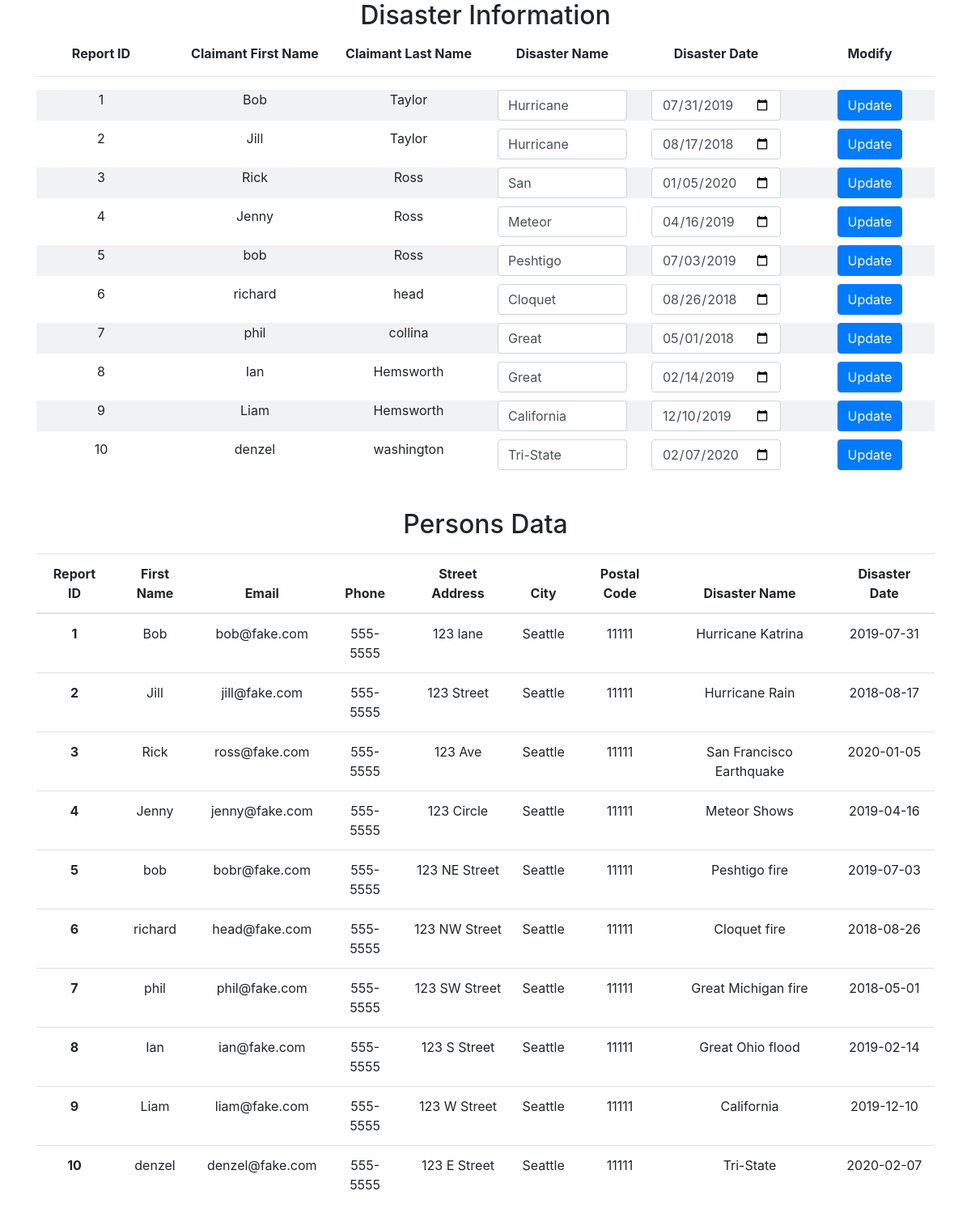
The page /DisasterDB-Reports/index.php on the database its author committed.
### tables this page shows
CREATE TABLE `Report` (
  `reportID` int(11) NOT NULL,
  `date` date NOT NULL
);

CREATE TABLE `Claimant` (
  `claimantID` int(10) NOT NULL,
  `firstName` varchar(255) NOT NULL,
  `lastName` varchar(255) NOT NULL,
  `email` varchar(255) DEFAULT NULL,
  `phone` varchar(14) DEFAULT NULL
);

CREATE TABLE `Disaster` (
  `disasterID` int(11) NOT NULL,
  `disasterDate` date NOT NULL,
  `disasterName` varchar(50) NOT NULL,
  `disasterTypeCategory` varchar(50) NOT NULL
);

CREATE TABLE `ClaimantAddress` (
  `addressID` int(10) NOT NULL,
  `streetAddress` varchar(255) DEFAULT NULL,
  `city` varchar(255) DEFAULT NULL,
  `stateCode` varchar(2) DEFAULT NULL,
  `postalCode` varchar(5) DEFAULT NULL,
  `country` varchar(80) DEFAULT NULL
);

### DisasterDB-Reports/php/get_disasters.php (called while the page is built, shortened)
<?php
$servername = "vergil.u.washington.edu";
$username = "root";
$password = "MarkisCool";
$dbname = "disasterdb";
$port = 20000;
$conn = new mysqli($servername, $username, $password, $dbname, $port);
$sql = "SELECT Report.reportID, Claimant.firstName, Claimant.lastName, Disaster.disasterDate, Disaster.disasterName, Disaster.disasterID
FROM Report INNER JOIN Claimant ON Report.reportID = Claimant.claimantID
INNER JOIN Disaster ON Report.reportID = Disaster.disasterID
ORDER BY Report.reportID";
$result = $conn->query($sql);
$disasters = array();
?>

### DisasterDB-Reports/php/get_person.php (called while the page is built, shortened)
<?php
$servername = "vergil.u.washington.edu";
$username = "root";
$password = "MarkisCool";
$dbname = "disasterdb";
$port = 20000;
$conn = new mysqli($servername, $username, $password, $dbname, $port);
$sql = "SELECT reportID, firstName, lastName, email, phone, streetAddress, city, postalCode, disasterName, disasterDate
FROM Report
INNER JOIN Claimant ON Report.reportID = Claimant.claimantID
INNER JOIN ClaimantAddress ON Claimant.claimantID = ClaimantAddress.addressID
INNER JOIN Disaster ON Report.reportID = Disaster.disasterID;";
$result = $conn->query($sql);
$persons = array();
?>

### DisasterDB-Reports/index.php (the view, shortened to what this page needs)
<!DOCTYPE html>
<html lang="en">
<head>
    <link rel="stylesheet" href="css/main.css">
    <link rel="stylesheet" href="https://stackpath.bootstrapcdn.com/bootstrap/4.5.0/css/bootstrap.min.css"
>
</head>
<body>
    <div class="container text-center">
        <h2 class="mb-3">Disaster Information</h2>
        <div class="row">
            <div class="col bold">Report ID</div>
            <div class="col bold">Claimant First Name</div>
            <div class="col bold">Claimant Last Name</div>
            <div class="col bold">Disaster Name</div>
            <div class="col bold">Disaster Date</div>
            <div class="col bold">Modify</div>
        </div>
        <hr>
        <div class="table mb-5">
            <?php
            require_once('php/get_disasters.php');
            foreach($disasters as $disaster) {
            echo '<form action="php/update_disaster.php" method="post">';
                echo '<div class="row">';
                echo '<div class="col">'.$disaster['reportId'].'</div>';
                echo '<div class="col">'.$disaster['firstName'].'</div>';
                echo '<div class="col">'.$disaster['lastName'].'</div>';
                echo '<div class="col"><input type="text" style={font-size: 8px !important;} class="form-control disaster-name" value='.$disaster['disasterName'].' name="disasterName" placeholder="Enter Disaster Name" required /></div>';
                echo '<div class="col"><input type="date" class="form-control" value='.$disaster['disasterDate'].' name="disasterDate" placeholder="Enter Disaster Date" required /></div>';
                echo '<div class="col"><input type="submit" class="btn btn-primary" value="Update" /></div>';
                echo '</div>';
            echo '</form>';
            }
        ?>
        </div>
        <h2 class="mb-3">Persons Data</h2>
        <table class="table">
            <thead>
                <tr>
                    <th scope="col">Report ID</th>
                    <th scope="col">First Name</th>
                    <th scope="col">Email</th>
                    <th scope="col">Phone</th>
                    <th scope="col">Street Address</th>
                    <th scope="col">City</th>
                    <th scope="col">Postal Code</th>
                    <th scope="col">Disaster Name</th>
                    <th scope="col">Disaster Date</th>
                </tr>
            </thead>
            <tbody>
                <?php
                    require_once('php/get_person.php');
                    foreach($persons as $person) {
                    echo '<tr>';
                    echo '<th scope="row">'.$person['reportId'].'</th>';
                    echo '<td>'.$person['firstName'].'</td>';
                    echo '<td>'.$person['email'].'</td>';
                    echo '<td>'.$person['phone'].'</td>';
                    echo '<td>'.$person['streetAddress'].'</td>';
                    echo '<td>'.$person['city'].'</td>';
                    echo '<td>'.$person['postalCode'].'</td>';
                    echo '<td>'.$person['disasterName'].'</td>';
		    echo '<td>'.$person['disasterDate'].'</td>';
                    echo '</tr>';
                    }
                ?>
            </tbody>
        </table>
    </div>
</body>
</html>

### DisasterDB-Reports/css/main.css (style rules this page uses)
.table > form:nth-child(odd) { background-color: rgba(112, 128, 144, 0.1); }
.table >form:not(:last-child) { margin-bottom: 10px; }
.bold { font-weight: bold; }

### rows shown on the page
report: reportID "1", claimant.firstName "Bob", claimant.lastName "Taylor", disasterDate "07/31/2019", claimant.email "bob@fake.com", claimant.phone "555-5555", claimantaddress.streetAddress "123 lane", claimantaddress.city "Seattle", claimantaddress.postalCode "11111", disaster.disasterName "Hurricane Katrina", disaster.disasterDate "2019-07-31"
report: reportID "2", claimant.firstName "Jill", claimant.lastName "Taylor", disasterDate "08/17/2018", claimant.email "jill@fake.com", claimant.phone "555-5555", claimantaddress.streetAddress "123 Street", claimantaddress.city "Seattle", claimantaddress.postalCode "11111", disaster.disasterName "Hurricane Rain", disaster.disasterDate "2018-08-17"
report: reportID "3", claimant.firstName "Rick", claimant.lastName "Ross", disasterDate "01/05/2020", claimant.email "ross@fake.com", claimant.phone "555-5555", claimantaddress.streetAddress "123 Ave", claimantaddress.city "Seattle", claimantaddress.postalCode "11111", disaster.disasterName "San Francisco Earthquake", disaster.disasterDate "2020-01-05"
report: reportID "4", claimant.firstName "Jenny", claimant.lastName "Ross", disasterDate "04/16/2019", claimant.email "jenny@fake.com", claimant.phone "555-5555", claimantaddress.streetAddress "123 Circle", claimantaddress.city "Seattle", claimantaddress.postalCode "11111", disaster.disasterName "Meteor Shows", disaster.disasterDate "2019-04-16"
report: reportID "5", claimant.firstName "bob", claimant.lastName "Ross", disasterDate "07/03/2019", claimant.email "bobr@fake.com", claimant.phone "555-5555", claimantaddress.streetAddress "123 NE Street", claimantaddress.city "Seattle", claimantaddress.postalCode "11111", disaster.disasterName "Peshtigo fire", disaster.disasterDate "2019-07-03"
report: reportID "6", claimant.firstName "richard", claimant.lastName "head", disasterDate "08/26/2018", claimant.email "head@fake.com", claimant.phone "555-5555", claimantaddress.streetAddress "123 NW Street", claimantaddress.city "Seattle", claimantaddress.postalCode "11111", disaster.disasterName "Cloquet fire", disaster.disasterDate "2018-08-26"
report: reportID "7", claimant.firstName "phil", claimant.lastName "collina", disasterDate "05/01/2018", claimant.email "phil@fake.com", claimant.phone "555-5555", claimantaddress.streetAddress "123 SW Street", claimantaddress.city "Seattle", claimantaddress.postalCode "11111", disaster.disasterName "Great Michigan fire", disaster.disasterDate "2018-05-01"
report: reportID "8", claimant.firstName "Ian", claimant.lastName "Hemsworth", disasterDate "02/14/2019", claimant.email "ian@fake.com", claimant.phone "555-5555", claimantaddress.streetAddress "123 S Street", claimantaddress.city "Seattle", claimantaddress.postalCode "11111", disaster.disasterName "Great Ohio flood", disaster.disasterDate "2019-02-14"
report: reportID "9", claimant.firstName "Liam", claimant.lastName "Hemsworth", disasterName "California", disasterDate "12/10/2019", claimant.email "liam@fake.com", claimant.phone "555-5555", claimantaddress.streetAddress "123 W Street", claimantaddress.city "Seattle", claimantaddress.postalCode "11111", disaster.disasterName "California", disaster.disasterDate "2019-12-10"
report: reportID "10", claimant.firstName "denzel", claimant.lastName "washington", disasterName "Tri-State", disasterDate "02/07/2020", claimant.email "denzel@fake.com", claimant.phone "555-5555", claimantaddress.streetAddress "123 E Street", claimantaddress.city "Seattle", claimantaddress.postalCode "11111", disaster.disasterName "Tri-State", disaster.disasterDate "2020-02-07"
